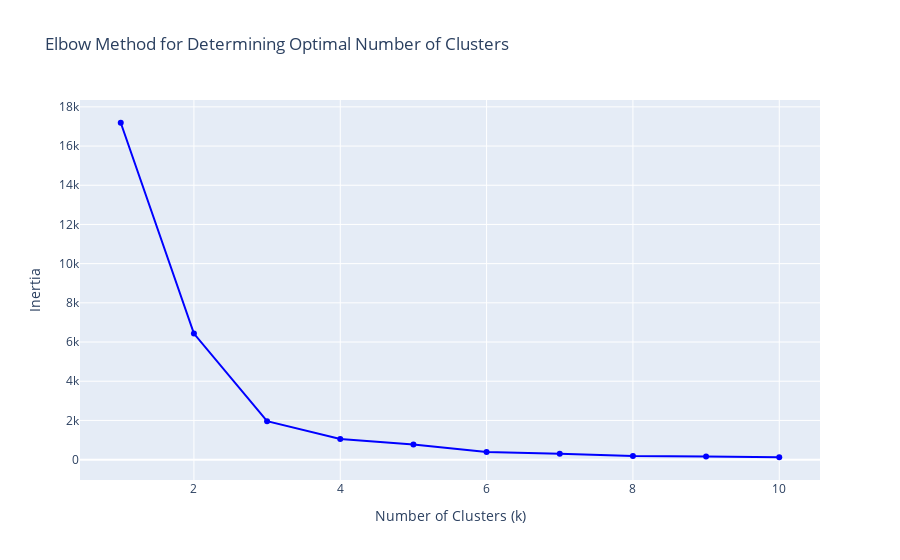

Write notebook code for a chart like this one.
### Code cell
# Function to calculate inertia for different k values
def calculate_inertia(data, max_k):
    inertias = []
    for k in range(1, max_k + 1):
        kmeans = KMeans(n_clusters=k, random_state=42)
        kmeans.fit(data)
        inertias.append(kmeans.inertia_)
    return inertias

# Calculate inertia for k values from 1 to 10
max_k = 10
inertias = calculate_inertia(embedding_2d, max_k)

# Visualize the Elbow Method
fig = go.Figure()
fig.add_trace(go.Scatter(
    x=list(range(1, max_k + 1)),
    y=inertias,
    mode='lines+markers',
    marker=dict(color='blue'),
    name="Inertia (Within-cluster Sum of Squares)"
))

fig.update_layout(
    title="Elbow Method for Determining Optimal Number of Clusters",
    xaxis_title="Number of Clusters (k)",
    yaxis_title="Inertia",
    showlegend=False
)
fig.show()

### Figure 1 — Plotly figure (JSON) as saved in the notebook; plotly's stock layout.template omitted (floating-point values rounded to 4 significant figures)
{"data": [{"marker": {"color": "blue"}, "mode": "lines+markers", "name": "Inertia (Within-cluster Sum of Squares)", "type": "scatter", "x": [1, 2, 3, 4, 5, 6, 7, 8, 9, 10], "y": [17190.0, 6433.0, 1964.0, 1055.0, 766.7, 391.7, 298.0, 184.4, 156.0, 121.2]}], "layout": {"showlegend": false, "title": {"text": "Elbow Method for Determining Optimal Number of Clusters"}, "xaxis": {"title": {"text": "Number of Clusters (k)"}}, "yaxis": {"title": {"text": "Inertia"}}}}
